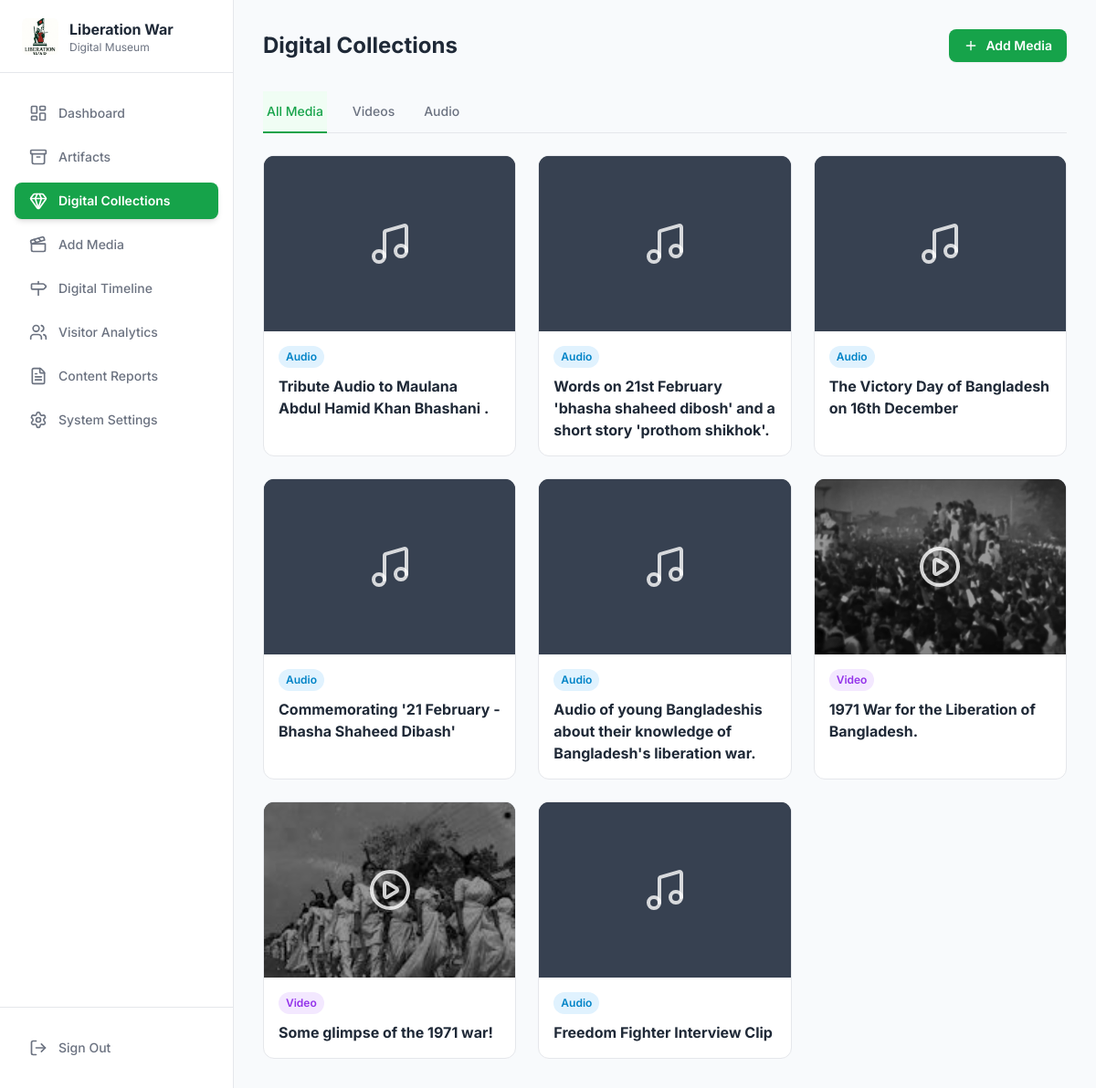
Page /digital_collections.php (signed in) on the committed database.
### tables this page shows
CREATE TABLE `media` (
  `media_id` int(11) NOT NULL,
  `title` varchar(255) NOT NULL,
  `description` text DEFAULT NULL,
  `media_type` enum('video','audio') NOT NULL,
  `category` enum('Documentary','War Footage','Post-War','Interview','Speech','Other') DEFAULT NULL,
  `file_url` varchar(255) NOT NULL,
  `thumbnail_url` varchar(255) DEFAULT NULL,
  `uploaded_by_user_id` int(11) DEFAULT NULL,
  `created_at` timestamp NOT NULL DEFAULT current_timestamp()
);

### digital_collections.php (the view, shortened to what this page needs)
<?php
$baseURL = "http://localhost/MUSEUM/";
$host = "localhost";
$username = "root";
$password = "";
$database = "museum";
$conn = new mysqli($host, $username, $password, $database);
$mediaItems = [];
$query = "SELECT media_id, title, description, media_type, category, file_url, thumbnail_url, created_at FROM media ORDER BY created_at DESC";
$result = $conn->query($query);
if ($result && $result->num_rows > 0) {
    while ($row = $result->fetch_assoc()) {
        $mediaItems[] = $row;
    }
}
?>
<!DOCTYPE html>
<html lang="en">
<head>
    <script src="https://cdn.tailwindcss.com"></script>
</head>
<body class="bg-neutral-bg flex min-h-screen text-neutral-text-main">
    <aside class="w-64 bg-neutral-card border-r border-neutral-border flex-col h-screen fixed hidden lg:flex">
         <div class="h-20 flex items-center justify-start px-6 border-b border-neutral-border">
            <div class="flex items-center space-x-3">
                <img src="images/logo.png" alt="Museum Logo" class="h-10 w-10 object-cover rounded-md">
                <div class="text-left">
                    <h1 class="text-base font-bold">Liberation War</h1>
                    <p class="text-xs text-neutral-text-muted">Digital Museum</p>
                </div>
            </div>
        </div>
        <nav class="flex-1 px-4 py-6 space-y-2">
            <a href="manager_dashboard.php" class="text-neutral-text-muted hover:bg-gray-100 hover:text-neutral-text-main flex items-center px-4 py-2.5 text-sm font-medium rounded-lg">
                <i data-lucide="layout-dashboard" class="w-5 h-5 mr-3"></i> Dashboard
            </a>
            <a href="artifact_management.php" class="text-neutral-text-muted hover:bg-gray-100 hover:text-neutral-text-main flex items-center px-4 py-2.5 text-sm font-medium rounded-lg">
                <i data-lucide="archive" class="w-5 h-5 mr-3"></i> Artifacts
            </a>
            <a href="digital_collections.php" class="bg-brand-green text-white flex items-center px-4 py-2.5 text-sm font-semibold rounded-lg shadow-md">
                <i data-lucide="gem" class="w-5 h-5 mr-3"></i> Digital Collections
            </a>
             <a href="add_media.php" class="text-neutral-text-muted hover:bg-gray-100 hover:text-neutral-text-main flex items-center px-4 py-2.5 text-sm font-medium rounded-lg">
                <i data-lucide="clapperboard" class="w-5 h-5 mr-3"></i> Add Media
            </a>
             <a href="add_timeline_event.php" class="text-neutral-text-muted hover:bg-gray-100 hover:text-neutral-text-main flex items-center px-4 py-2.5 text-sm font-medium rounded-lg">
                <i data-lucide="milestone" class="w-5 h-5 mr-3"></i> Digital Timeline
            </a>
             <a href="#" class="text-neutral-text-muted hover:bg-gray-100 hover:text-neutral-text-main flex items-center px-4 py-2.5 text-sm font-medium rounded-lg">
                <i data-lucide="users" class="w-5 h-5 mr-3"></i> Visitor Analytics
            </a>
            <a href="#" class="text-neutral-text-muted hover:bg-gray-100 hover:text-neutral-text-main flex items-center px-4 py-2.5 text-sm font-medium rounded-lg">
                <i data-lucide="file-text" class="w-5 h-5 mr-3"></i> Content Reports
            </a>
             <a href="#" class="text-neutral-text-muted hover:bg-gray-100 hover:text-neutral-text-main flex items-center px-4 py-2.5 text-sm font-medium rounded-lg">
                <i data-lucide="settings" class="w-5 h-5 mr-3"></i> System Settings
            </a>
        </nav>
        <div class="mt-auto px-4 py-6 border-t border-neutral-border">
            <a href="logout.php" class="text-neutral-text-muted hover:bg-gray-100 hover:text-neutral-text-main flex items-center px-4 py-2.5 text-sm font-medium rounded-lg">
                <i data-lucide="log-out" class="w-5 h-5 mr-3"></i> Sign Out
            </a>
        </div>
    </aside>
    <main class="flex-1 p-8 lg:ml-64">
        <header class="flex items-center justify-between mb-8">
            <h1 class="text-2xl font-bold text-neutral-text-main">Digital Collections</h1>
            <a href="add_media.php" class="flex items-center gap-2 bg-brand-green text-white px-4 py-2 rounded-lg text-sm font-semibold hover:bg-opacity-90 transition-all shadow-sm">
                <i data-lucide="plus" class="w-4 h-4"></i> Add Media
            </a>
        </header>
        <div class="border-b border-neutral-border mb-6">
            <nav id="media-tabs" class="-mb-px flex space-x-6" aria-label="Tabs">
                <button data-type="all" class="tab-active whitespace-nowrap py-3 px-1 border-b-2 font-medium text-sm">All Media</button>
                <button data-type="video" class="whitespace-nowrap py-3 px-1 border-b-2 border-transparent text-neutral-text-muted hover:text-neutral-text-main hover:border-gray-300 font-medium text-sm">Videos</button>
                <button data-type="audio" class="whitespace-nowrap py-3 px-1 border-b-2 border-transparent text-neutral-text-muted hover:text-neutral-text-main hover:border-gray-300 font-medium text-sm">Audio</button>
            </nav>
        </div>
        <section id="media-grid" class="grid grid-cols-1 sm:grid-cols-2 lg:grid-cols-3 xl:grid-cols-4 gap-6">
            <?php if (!empty($mediaItems)): ?>
                <?php foreach ($mediaItems as $item): ?>
                <div class="media-card bg-neutral-card rounded-xl border border-neutral-border overflow-hidden flex flex-col group" data-type="<?php echo htmlspecialchars($item['media_type']); ?>">
                    <div class="relative h-48 bg-gray-800 flex items-center justify-center cursor-pointer media-preview-btn"
                         data-url="<?php echo $baseURL . htmlspecialchars($item['file_url']); ?>"
                         data-title="<?php echo htmlspecialchars($item['title']); ?>"
                         data-type="<?php echo htmlspecialchars($item['media_type']); ?>">
                        <?php if ($item['media_type'] === 'video'): ?>
                            <img src="<?php echo $baseURL . htmlspecialchars($item['thumbnail_url'] ?? 'images/default_video.png'); ?>" alt="<?php echo htmlspecialchars($item['title']); ?>" class="w-full h-full object-cover">
                            <div class="absolute inset-0 bg-black/40 flex items-center justify-center"><i data-lucide="play-circle" class="w-12 h-12 text-white/80"></i></div>
                        <?php else:  ?>
                            <div class="absolute inset-0 bg-gray-700 flex items-center justify-center"><i data-lucide="music" class="w-12 h-12 text-white/80"></i></div>
                        <?php endif; ?>
                    </div>
                    <div class="p-4 flex-grow flex flex-col">
                        <span class="text-xs font-semibold <?php echo $item['media_type'] === 'video' ? 'text-purple-600 bg-purple-100' : 'text-sky-600 bg-sky-100'; ?> px-2 py-1 rounded-full self-start"><?php echo ucfirst($item['media_type']); ?></span>
                        <h4 class="font-bold text-neutral-text-main mt-2 group-hover:text-brand-green transition" title="<?php echo htmlspecialchars($item['title']); ?>"><?php echo htmlspecialchars($item['title']); ?></h4>
                    </div>
                </div>
                <?php endforeach; ?>
            <?php endif; ?>
        </section>
    </main>
</body>
</html>

### digital_collections.php (style rules this page uses)
.tab-active { border-color: #16a34a; color: #16a34a; font-weight: 600; background-color: #f0fdf4; }

### rows in the picture
media: media_type "Audio", title "Tribute Audio to Maulana Abdul Hamid Khan Bhashani ."
media: media_type "Audio", title "Words on 21st February 'bhasha shaheed dibosh' and a short story 'prothom shikhok'."
media: media_type "Audio", title "The Victory Day of Bangladesh on 16th December"
media: media_type "Audio", title "Commemorating '21 February - Bhasha Shaheed Dibash'"
media: media_type "Audio", title "Audio of young Bangladeshis about their knowledge of Bangladesh's liberation war."
media: thumbnail_url (picture), media_type "Video", title "1971 War for the Liberation of Bangladesh."
media: thumbnail_url (picture), media_type "Video", title "Some glimpse of the 1971 war!"
media: media_type "Audio", title "Freedom Fighter Interview Clip"
